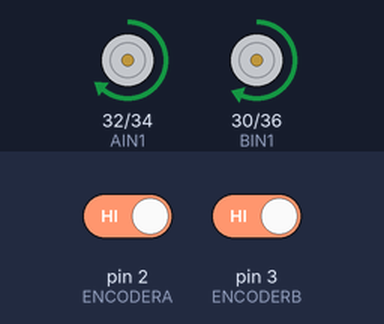
This sketch was run on a simulated Arduino Mega 2560, built with avr-gcc and run on an emulated ATmega2560. Parts: motor-driver pin pairs drawn as motors (green arrow = first pin HIGH = forward, orange = second pin HIGH = backward, longer = more drive, scaled by the enable pin). Inputs (shaded band) come from the test bench; at power-on: pin 2 (ENCODERA) HIGH, pin 3 (ENCODERB) HIGH.

Above: at 0.1 s.
At 1.35 s:
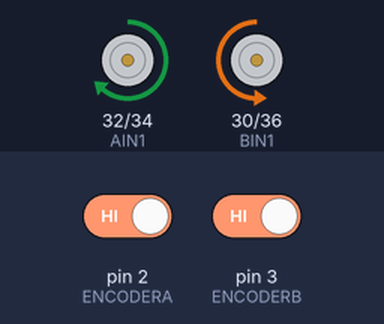
At 3.1 s:
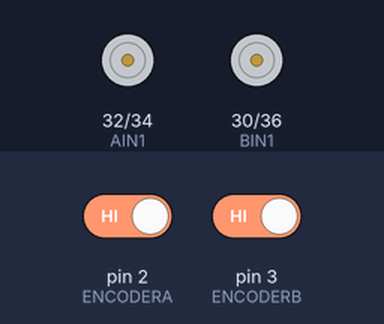
Timing chart, 0 to 4.6 s (numbered marks = the images above):
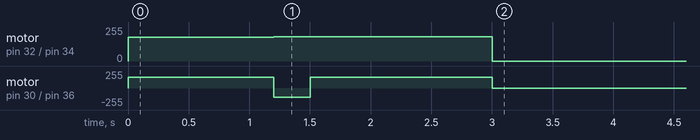

Measured:
- by itself, motor on pin 32 (AIN1) / pin 34 (AIN2): stopped → forward 180/255 at 0.00 s, → forward 181/255 1.2 s later, → stopped 1.8 s later
- by itself, motor on pin 30 (BIN1) / pin 36 (BIN2): stopped → forward 162/255 at 0.00 s, → backward 135/255 1.2 s later, → forward 162/255 0.30 s later, → stopped 1.5 s later

The sketch:

HW-Drive-around-obstacle.ino
```cpp
#define PWM_A 4 // left motor
#define PWM_B 5 // Right Motor
#define AIN1 32
#define AIN2 34
#define BIN1 30
#define BIN2 36
#define ENCODERA 2 //left encoder
#define ENCODERB 3 //right encoder
#define buttonReadOne digitalRead(6)
#define buttonReadTwo digitalRead(7)

float rpm = 0; //average between the two motors
float rpmA = 0; //rpm for motors
float rpmB = 0; //rpm for motors
static volatile int16_t countA = 0;
static volatile int16_t countB = 0;
int PWM = 180; //range 0-255

//PID variables
float rpmDesired = 0;
float error = 0;

//critical gain (2.3) is the kp threshold starts to oscillate unstable

//KP = critical gain * 0.6
float KP = 1.38;

//KI = 2 * KP / Period
float KI = 0.25;

//KD= 0.125 * KP * Period
float KD = 0.05;


float previous_error = 0;
float integralError = 0;

double timer = 0.0;

void setup() {

  Serial.begin(9600);
  pinMode(ENCODERA, INPUT_PULLUP);
  pinMode(ENCODERB, INPUT_PULLUP);
  pinMode(PWM_A, OUTPUT);
  pinMode(PWM_B, OUTPUT);
  pinMode(AIN1, OUTPUT);
  pinMode(AIN2, OUTPUT);
  pinMode(BIN1, OUTPUT);
  pinMode(BIN2, OUTPUT);

  //When pin 2 and 3 fall from high to low trigger interrupt routine ISRA and ISRB
  attachInterrupt(digitalPinToInterrupt(ENCODERA), ISRA, FALLING);
  attachInterrupt(digitalPinToInterrupt(ENCODERB), ISRB, FALLING);

  forward();
  delay(1000);
  rpmCalc();
  rpmDesired = rpm;

}

void loop() {


  /*//When button one pressed increase speed
  if(buttonReadOne == LOW){
    rpmDesired = min(rpmDesired * 1.05, 200);
  }

  //when button two pressed decrease speed
  if(buttonReadTwo == LOW){
    rpmDesired = max(rpmDesired * 0.95, 0);
  }*/

  while(timer <= 1000){
    forward();
    rpmCalc();
    PID();
    timer = millis();
  }

  while(timer <=1500){
    leftTurn();
    timer = millis();
  }

  while(timer <=3000){
    forward();
    timer = millis();
  }
  /*
  while(timer <=3500){
    rightTurn();
    rpmCalc();
    PID();
    timer = millis();
  }

  while(timer <=5000){
    forward();
    rpmCalc();
    PID();
    timer = millis();
  }*/


  stopRobot();
  while(1){}


}

void rpmCalc(){
  countA = 0;
  countB = 0;
  delay(100);
  rpmA = 3.125 * countA;
  rpmB = 3.125 * countB;
  rpm = (rpmA + rpmB) / 2;
}

void ISRA(){
  countA++;
}

void ISRB(){
  countB++;
}

void PID(){
  previous_error = error;
  error = rpmDesired - rpm;
  integralError = integralError + error;

  PWM = PWM + KP + error + KI + integralError * 0.1 + KD * (error-previous_error) / 0.1;

}

void forward(){
  //Set speed
  analogWrite(PWM_A, PWM);
  analogWrite(PWM_B, PWM * .9);

  digitalWrite(AIN1, HIGH); //Spin motor A
  digitalWrite(AIN2, LOW);

  digitalWrite(BIN1, HIGH); //Spin motor B
  digitalWrite(BIN2, LOW);
}

void reverse(){
  //Set speed
  analogWrite(PWM_A, PWM);
  analogWrite(PWM_B, PWM);

  digitalWrite(AIN2, HIGH); //Spin motor A
  digitalWrite(AIN1, LOW);

  digitalWrite(BIN2, HIGH); //Spin motor B
  digitalWrite(BIN1, LOW);
}

void rightTurn(){
  //Set speed
  analogWrite(PWM_A, (PWM * .5));
  analogWrite(PWM_B, PWM);

  digitalWrite(AIN1, HIGH); //Spin motor A
  digitalWrite(AIN2, LOW);

  digitalWrite(BIN1, HIGH); //Spin motor B
  digitalWrite(BIN2, LOW);
}

void leftTurn(){
  //Set speed
  analogWrite(PWM_A, PWM);
  analogWrite(PWM_B, (PWM * .75));

  digitalWrite(AIN1, HIGH); //Spin motor A
  digitalWrite(AIN2, LOW);

  digitalWrite(BIN2, HIGH); //Spin motor B
  digitalWrite(BIN1, LOW);
}

void stopRobot(){
  //stop motors
  digitalWrite(AIN1, LOW);
  digitalWrite(AIN2, LOW);

  digitalWrite(BIN2, LOW);
  digitalWrite(BIN1, LOW);
}
```
